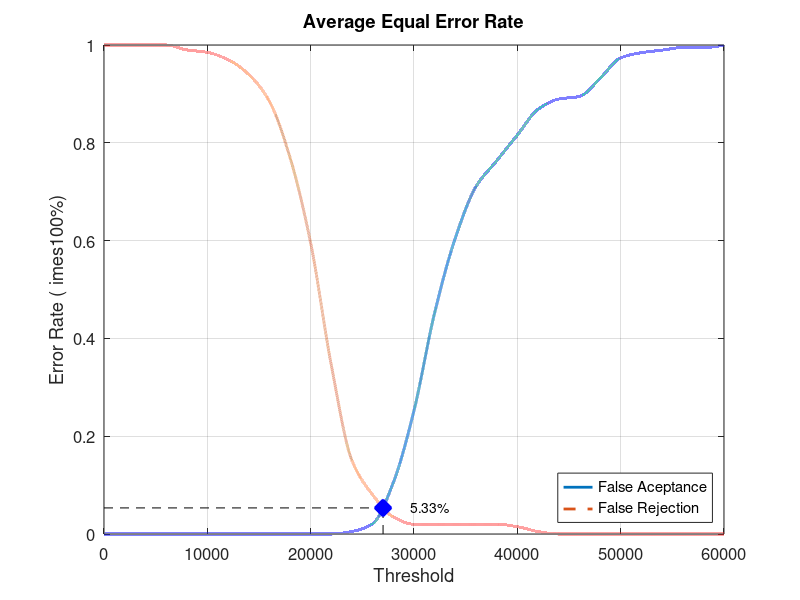
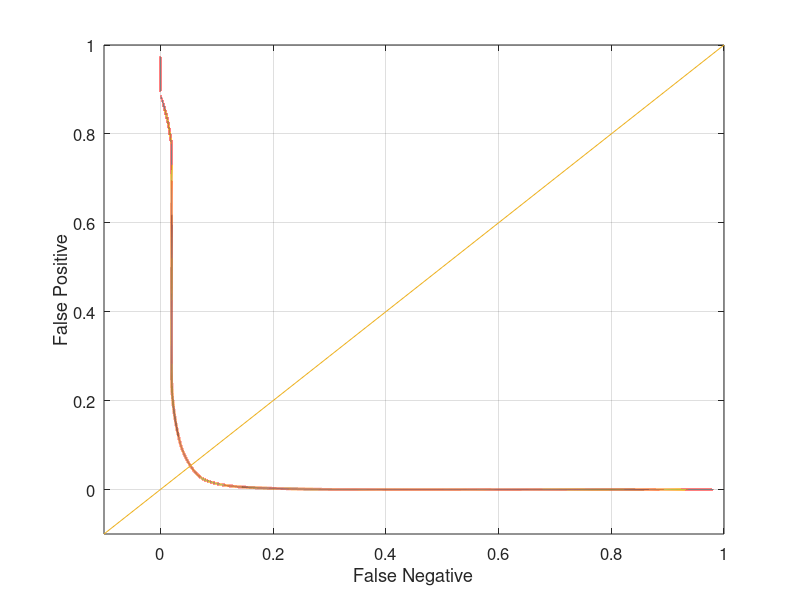

These charts were generated, in order, by the following MATLAB code:
close all;
clear;
clc;
x = 0:2000:60000;
xq = 0:0.5:60000;

y0 = [0 0 0 0 0 0 0 0 0 0 0 0 0.00526316 0.0210526 0.105263 0.252632 0.452632 0.605263 0.710526 0.763158 0.815789 0.868421 0.889474 0.894737 0.931579 0.973684 0.984211 0.989474 0.994737 0.994737 1]
yy0 = interp1(x, y0, xq, 'pchip');
y1 = [1 1 1 1 0.99 0.985 0.97 0.94 0.885 0.77 0.595 0.345 0.15 0.08 0.035 0.02 0.02 0.02 0.02 0.02 0.015 0.005 0 0 0 0 0 0 0 0 0]
yy1 = interp1(x, y1, xq, 'pchip');

% Calculating EER: 
y2 = abs(y0 - y1);
find(y2 == min(y2))
yy2 = abs(yy0 - yy1);
xEER = find(yy2 == min(yy2));
xEERIndex = xq(xEER) % X-axis EER
yEER = yy0(xEER) % Y-axis EER

main = figure
plot(xq, yy0,'-','LineWidth', 2);	hold on
plot(xq, yy1,'--','LineWidth', 2);	hold on
plot([xEERIndex xEERIndex], [0 yEER], 'k--');	hold on
plot([0 xEERIndex], [yEER yEER], 'k--');	hold on
plot(xEERIndex, yEER, 'bx', 'LineWidth', 10);	hold on
text(xEERIndex + 10 * xEERIndex / 100, yEER, [num2str(round((10000 * yEER)) / 100) '%'])
legend('False Aceptance', 'False Rejection', 'Location', 'SouthEast')
xlabel('Threshold')
ylabel('Error Rate (	imes100%)')
title('Average Equal Error Rate')
set(gca, 'FontSize', 12)
axis([0 60000 0 1])
grid on

print(main, 'Database4_1Main', '-dpng');
FNRxFPR = figure('Color', [1 1 1]);
plot(yy1, yy0, '-', yy1, yy0, 'LineWidth', 2);
hold on
y = -0.1:0.1:1
plot(y, y); 
set(gca, 'FontSize', 12)
xlabel('False Negative')
ylabel('False Positive')
axis([-0.1 1 -0.1 1])
set(gca, 'FontSize', 12)
grid on

print(FNRxFPR, 'Database4_1FNRxFPR','-dpng');
